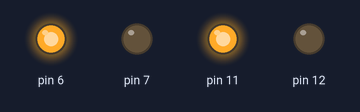
A sketch run on a simulated Arduino Uno, built with avr-gcc and run on an emulated ATmega328P. Parts: output pins drawn as LEDs (lit = HIGH).

Above: at 0.1 s.
Timing chart, 0 to 1.6 s (numbered marks = the images above):
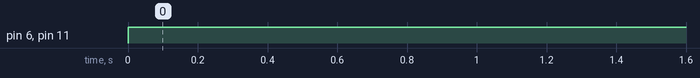

The sketch:

rive_design_and_implementation_for_two-wheel_robot_base_code.ino
```cpp
// C++ code
//
void setup()
{
  pinMode(11, OUTPUT);
  pinMode(12, OUTPUT);

  pinMode(6, OUTPUT);
  pinMode(7, OUTPUT);

}

void loop()
{
  digitalWrite(11, HIGH);
  digitalWrite(12, LOW);

   digitalWrite(6, HIGH);
  digitalWrite(7, LOW);


}
```

Measured:
- by itself, pin 6, pin 11: LOW → HIGH at 0.00 s
